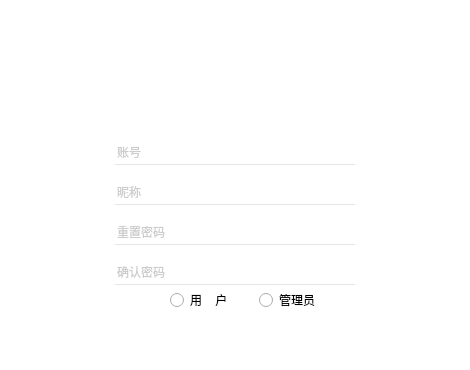
<?xml version="1.0" encoding="UTF-8"?>
<ui version="4.0">
 <class>Dlg_ChangePassword</class>
 <widget class="QDialog" name="Dlg_ChangePassword">
  <property name="geometry">
   <rect>
    <x>0</x>
    <y>0</y>
    <width>470</width>
    <height>370</height>
   </rect>
  </property>
  <property name="minimumSize">
   <size>
    <width>470</width>
    <height>370</height>
   </size>
  </property>
  <property name="maximumSize">
   <size>
    <width>470</width>
    <height>370</height>
   </size>
  </property>
  <property name="windowTitle">
   <string>Dialog</string>
  </property>
  <property name="styleSheet">
   <string notr="true">QWidget
{
background-color:rgb(255,255,255);
}
QPushButton
{
background:rgba(0,0,0,0);

}
QPushButton#pushButton_2
{
image:url(:/image/home.png);
}
QPushButton#pushButton_2:hover
{
image:url(:/image/home_pressed.png);

}
QPushButton#enter_button
{
image:url(:/image/login.png);
color:white;
}
QPushButton#enter_button:hover
{
image:url(:/image/login-pressed.png);
color:white;
}
QRadioButton
{

}
QPushButton#pushButton
{
color:white;
}
QPushButton#pushButton:hover
{
color:white;
}
QLineEdit
{
border:none;
border-bottom:1px solid rgb(229,229,229);
font:normal 12px;
color:rgb(154,154,154);
}
QLineEdit:hover
{
border:none;
border-bottom:1px solid rgb(0,0,0);
font:normal 12px;
color:rgb(154,154,154);
}
QLineEdit:focus
{
border:none;
border-bottom:1px solid rgb(0,0,0);
font:normal 12px;
color:rgb(0,0,0);
}
</string>
  </property>
  <widget class="QWidget" name="widget_2" native="true">
   <property name="geometry">
    <rect>
     <x>20</x>
     <y>130</y>
     <width>430</width>
     <height>220</height>
    </rect>
   </property>
   <widget class="QPushButton" name="enter_button">
    <property name="geometry">
     <rect>
      <x>115</x>
      <y>180</y>
      <width>200</width>
      <height>30</height>
     </rect>
    </property>
    <property name="text">
     <string>确    认</string>
    </property>
    <property name="flat">
     <bool>true</bool>
    </property>
   </widget>
   <widget class="QLineEdit" name="password_input_2">
    <property name="geometry">
     <rect>
      <x>95</x>
      <y>50</y>
      <width>240</width>
      <height>25</height>
     </rect>
    </property>
    <property name="maximumSize">
     <size>
      <width>240</width>
      <height>16777215</height>
     </size>
    </property>
    <property name="placeholderText">
     <string>昵称</string>
    </property>
   </widget>
   <widget class="QLineEdit" name="password_input_1">
    <property name="geometry">
     <rect>
      <x>95</x>
      <y>10</y>
      <width>240</width>
      <height>25</height>
     </rect>
    </property>
    <property name="maximumSize">
     <size>
      <width>240</width>
      <height>16777215</height>
     </size>
    </property>
    <property name="placeholderText">
     <string>账号</string>
    </property>
   </widget>
   <widget class="QLineEdit" name="account_input">
    <property name="geometry">
     <rect>
      <x>95</x>
      <y>130</y>
      <width>240</width>
      <height>25</height>
     </rect>
    </property>
    <property name="maximumSize">
     <size>
      <width>240</width>
      <height>16777215</height>
     </size>
    </property>
    <property name="placeholderText">
     <string>确认密码</string>
    </property>
   </widget>
   <widget class="QLineEdit" name="nickname_input">
    <property name="geometry">
     <rect>
      <x>95</x>
      <y>90</y>
      <width>240</width>
      <height>25</height>
     </rect>
    </property>
    <property name="maximumSize">
     <size>
      <width>240</width>
      <height>16777215</height>
     </size>
    </property>
    <property name="placeholderText">
     <string>重置密码</string>
    </property>
   </widget>
   <widget class="QWidget" name="">
    <property name="geometry">
     <rect>
      <x>150</x>
      <y>160</y>
      <width>171</width>
      <height>20</height>
     </rect>
    </property>
    <layout class="QHBoxLayout" name="horizontalLayout">
     <item>
      <widget class="QRadioButton" name="user_button">
       <property name="text">
        <string>用    户</string>
       </property>
      </widget>
     </item>
     <item>
      <widget class="QRadioButton" name="manager_button">
       <property name="text">
        <string>管理员</string>
       </property>
      </widget>
     </item>
    </layout>
   </widget>
  </widget>
  <widget class="QLabel" name="label">
   <property name="geometry">
    <rect>
     <x>20</x>
     <y>20</y>
     <width>430</width>
     <height>330</height>
    </rect>
   </property>
   <property name="text">
    <string/>
   </property>
   <property name="pixmap">
    <pixmap resource="Logo.qrc">:/image/etherstrike.png</pixmap>
   </property>
   <property name="scaledContents">
    <bool>true</bool>
   </property>
  </widget>
  <widget class="QPushButton" name="pushButton_2">
   <property name="geometry">
    <rect>
     <x>385</x>
     <y>20</y>
     <width>70</width>
     <height>31</height>
    </rect>
   </property>
   <property name="text">
    <string/>
   </property>
   <property name="flat">
    <bool>true</bool>
   </property>
  </widget>
  <zorder>label</zorder>
  <zorder>widget_2</zorder>
  <zorder>pushButton_2</zorder>
 </widget>
 <tabstops>
  <tabstop>pushButton_2</tabstop>
  <tabstop>password_input_1</tabstop>
  <tabstop>password_input_2</tabstop>
  <tabstop>nickname_input</tabstop>
  <tabstop>account_input</tabstop>
  <tabstop>user_button</tabstop>
  <tabstop>manager_button</tabstop>
  <tabstop>enter_button</tabstop>
 </tabstops>
 <resources>
  <include location="Logo.qrc"/>
 </resources>
 <connections/>
</ui>
